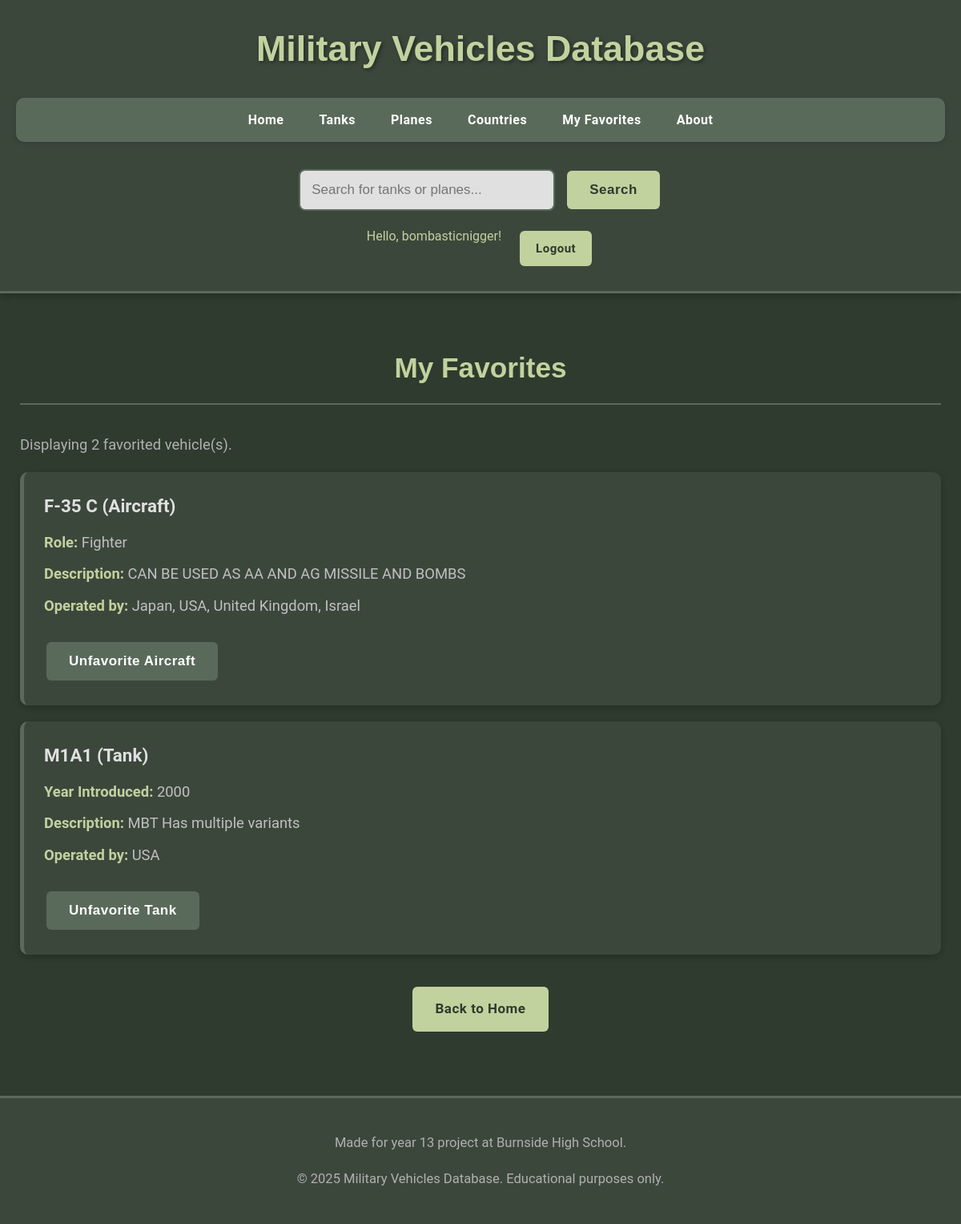
The app's page /favorites (signed in) with its own data.
### app/models.py (models this page shows, shortened)
class User(UserMixin, db.Model):
    __tablename__ = 'user'
    id = db.Column(db.Integer, primary_key=True)
    username = db.Column(db.String(64), unique=True, nullable=False)
    password_hash = db.Column(db.String(128), nullable=False)
    is_admin = db.Column(db.Boolean, default=False) # New field for admin status
    favorite_tanks = db.relationship('Tank', secondary=user_favorite_tanks, lazy=True,
                                     backref=db.backref('favorited_by_users', lazy=True))
    favorite_planes = db.relationship('Plane', secondary=user_favorite_planes, lazy=True,
                                      backref=db.backref('favorited_by_users', lazy=True))

class Plane(db.Model):
    __tablename__ = 'plane'
    id = db.Column(db.Integer, primary_key=True)
    name = db.Column(db.String(100), nullable=False, unique=True)
    role = db.Column(db.String(50))
    description = db.Column(db.Text)
    type = db.Column(db.String(50), default='Aircraft')
    countries = db.relationship('Country', secondary=plane_countries, lazy=True,
                                backref=db.backref('planes', lazy=True))

class Country(db.Model):
    __tablename__ = 'country'
    id = db.Column(db.Integer, primary_key=True)
    name = db.Column(db.String(100), nullable=False, unique=True)

class Tank(db.Model):
    __tablename__ = 'tank'
    id = db.Column(db.Integer, primary_key=True)
    name = db.Column(db.String(100), nullable=False, unique=True)
    description = db.Column(db.Text)
    year_introduced = db.Column(db.Integer)
    type = db.Column(db.String(50), default='Tank')
    countries = db.relationship('Country', secondary=tank_countries, lazy=True,
                                backref=db.backref('tanks', lazy=True))

### app/routes.py (the view)
@app.route('/favorites')
@login_required
def favorites():
    user_with_favorites = User.query.options(
        db.joinedload(User.favorite_tanks).joinedload(Tank.countries),
        db.joinedload(User.favorite_planes).joinedload(Plane.countries)
    ).get(current_user.id)
    favorited_tanks = user_with_favorites.favorite_tanks
    favorited_planes = user_with_favorites.favorite_planes
    all_favorited_vehicles = sorted(
        list(favorited_tanks) + list(favorited_planes),
        key=lambda v: v.name
    )
    return render_template('favorites.html', vehicles=all_favorited_vehicles, title="My Favorites")

### app/routes.py (called while the page is built)
@login_manager.user_loader
def load_user(user_id):
    return User.query.get(int(user_id))

### app/templates/favorites.html (shortened to what this page needs)
<!DOCTYPE html>
<html lang="en">
{% extends "layout.html" %}
{% block content %}
<h2>{{ title }}</h2>
{% if vehicles %}
    <p>Displaying {{ vehicles|length }} favorited vehicle(s).</p>
    <div class="vehicle-list">
        {% for vehicle in vehicles %}
            <div class="weapon-item">
                <h3>{{ vehicle.name }} ({{ vehicle.type }})</h3>
                {% if vehicle.role %}
                <p><strong>Role:</strong> {{ vehicle.role }}</p>
                {% endif %}
                {% if vehicle.year_introduced %}
                <p><strong>Year Introduced:</strong> {{ vehicle.year_introduced }}</p>
                {% endif %}
                <p><strong>Description:</strong> {{ vehicle.description }}</p>
                <p><strong>Operated by:</strong>
                    {% for country in vehicle.countries %}
                        {{ country.name }}{% if not loop.last %}, {% endif %}
                    {% else %}
                        No countries assigned.
                    {% endfor %}
                </p>
                <div class="vehicle-actions">
                    {% if vehicle.type == 'Tank' %}
                        <form action="{{ url_for('unfavorite_tank', tank_id=vehicle.id) }}" method="post">
                            <button type="submit" class="menu-button-secondary">Unfavorite Tank</button>
                        </form>
                    {% elif vehicle.type == 'Aircraft' %}
                        <form action="{{ url_for('unfavorite_plane', plane_id=vehicle.id) }}" method="post">
                            <button type="submit" class="menu-button-secondary">Unfavorite Aircraft</button>
                        </form>
                    {% endif %}
                </div>
            </div>
        {% endfor %}
    </div>
{% else %}
    <p>You have not favorited any vehicles yet.</p>
{% endif %}
<div class="navigation-buttons">
    <a href="{{ url_for('homepage') }}" class="menu-button">Back to Home</a>
</div>
{% endblock %}

### app/templates/layout.html (shortened to what this page needs)
<!DOCTYPE html>
<html lang="en">
<head>
    <link rel="stylesheet" href="{{ url_for('static', filename='style.css') }}">
</head>
<body>
    <header>
        <h1>Military Vehicles Database</h1>
        <nav>
            <ul>
                <li><a href="{{ url_for('homepage') }}">Home</a></li>
                <li><a href="{{ url_for('tanks_list') }}">Tanks</a></li>
                <li><a href="{{ url_for('planes_list') }}">Planes</a></li>
                <li><a href="{{ url_for('countries_list') }}">Countries</a></li>
                {% if current_user.is_authenticated %}
                    <li><a href="{{ url_for('favorites') }}">My Favorites</a></li>
                {% endif %}
                <li><a href="{{ url_for('about') }}">About</a></li>
            </ul>
        </nav>
        <div class="search-container">
            <form action="{{ url_for('search') }}" method="get">
                <input type="text" name="q" placeholder="Search for tanks or planes..." required>
                <button type="submit" class="menu-button">Search</button>
            </form>
        </div>
        <div class="auth-buttons">
            {% if current_user.is_authenticated %}
                <span style="color: #C1D29E; margin-right: 10px;">Hello, {{ current_user.username }}! {% if current_user.is_admin %}(Admin){% endif %}</span>
                <a href="{{ url_for('logout') }}" class="menu-button">Logout</a>
            {% else %}
                <a href="{{ url_for('login') }}" class="menu-button">Login</a>
                <a href="{{ url_for('register') }}" class="menu-button-secondary">Register</a>
            {% endif %}
        </div>
    </header>
    <main>
        {% block content %}{% endblock %}
    </main>
    <footer>
        <p> Made for year 13 project at Burnside High School.</p>
        <p>&copy; 2025 Military Vehicles Database. Educational purposes only.</p>
    </footer>
</body>
</html>

### app/static/style.css (style rules this page uses)
* { margin: 0; padding: 0; box-sizing: border-box; }
body, html { height: 100%; font-family: 'Roboto', sans-serif; background-color: #2E3B2E; color: #E0E0E0; line-height: 1.6; }
body { display: flex; flex-direction: column; min-height: 100vh; }
header { background-color: #3C473C; color: white; padding: 25px 20px; text-align: center; border-bottom: 3px solid #5A6A5A; box-shadow: 0 4px 8px rgba(0, 0, 0, 0.2); }
header h1 { margin: 0 0 25px 0; color: #C1D29E; font-size: 2.8em; text-shadow: 2px 2px 5px rgba(0,0,0,0.4); font-family: 'Montserrat', sans-serif; }
nav ul { list-style-type: none; margin: 0; padding: 0; background-color: #5A6A5A; overflow: hidden; display: flex; justify-content: center; flex-wrap: wrap; border-radius: 10px; box-shadow: 0 2px 6px rgba(0, 0, 0, 0.15); }
nav li a { display: block; color: white; text-align: center; padding: 15px 22px; text-decoration: none; transition: background-color 0.3s ease, color 0.3s ease; font-weight: bold; letter-spacing: 0.5px; }
.search-container { margin: 30px 0 0 0; text-align: center; }
.search-container form { display: inline-flex; gap: 12px; align-items: center; flex-wrap: wrap; justify-content: center; }
.search-container input { padding: 14px; font-size: 17px; border: 2px solid #5A6A5A; border-radius: 8px; min-width: 320px; background-color: #E0E0E0; color: #2E3B2E; }
main { flex: 1; padding: 40px 25px; max-width: 1300px; margin: 0 auto; width: 100%; }
h1, h2, h3, h4, h5 { color: #C1D29E; margin: 25px 0 15px 0; font-family: 'Montserrat', sans-serif; }
h2 { font-size: 2.2em; margin-bottom: 35px; text-align: center; border-bottom: 2px solid #5A6A5A; padding-bottom: 15px; }
p { color: #B0B0B0; margin: 18px 0; font-size: 1.15em; }
a { color: #8C9F7E; text-decoration: none; font-weight: bold; }
.menu-button { background-color: #C1D29E; border: none; color: #2E3B2E; padding: 14px 28px; text-align: center; text-decoration: none; display: inline-block; font-size: 17px; margin: 6px 3px; cursor: pointer; border-radius: 6px; transition: all 0.3s ease; font-weight: bold; letter-spacing: 0.5px; }
.weapon-item { background-color: #3C473C; padding: 25px; margin: 20px 0; border-radius: 10px; border-left: 5px solid #5A6A5A; box-shadow: 0 3px 8px rgba(0,0,0,0.2); transition: transform 0.2s ease, box-shadow 0.2s ease; }
.weapon-item h3 { color: #E0E0E0; margin-top: 0; margin-bottom: 12px; font-size: 1.4em; font-family: 'Roboto', sans-serif; }
.weapon-item p { margin: 10px 0; color: #C0C0C0; }
.weapon-item strong { color: #C1D29E; }
.navigation-buttons { text-align: center; margin: 40px 0; }
.navigation-buttons .menu-button { margin: 0 12px; }
footer { background-color: #3C473C; color: #808080; text-align: center; padding: 25px; border-top: 3px solid #5A6A5A; margin-top: auto; font-size: 0.9em; }
.vehicle-actions { margin-top: 25px; display: flex; gap: 12px; align-items: center; flex-wrap: wrap; }
.vehicle-actions form { display: inline-block; margin: 0; }
.menu-button-secondary { background-color: #5A6A5A; border: none; color: white; padding: 14px 28px; text-align: center; text-decoration: none; display: inline-block; font-size: 17px; margin: 6px 3px; cursor: pointer; border-radius: 6px; transition: all 0.3s ease; font-weight: bold; letter-spacing: 0.5px; }
.auth-buttons { margin-top: 15px; display: flex; justify-content: center; gap: 10px; }
.auth-buttons .menu-button { font-size: 15px; padding: 10px 20px; }
nav li a { display: block; color: white; text-align: center; padding: 15px 22px; }

### records on screen
User: username "bombasticnigger"
Plane: name "F-35 C", type "Aircraft", role "Fighter", description "CAN BE USED AS AA AND AG MISSILE AND BOMBS"
Country: name "Japan"
Country: name "USA"
Country: name "United Kingdom"
Country: name "Israel"
Tank: name "M1A1", type "Tank", year_introduced "2000", description "MBT Has multiple variants"

### other values on screen
{{ title }} "My Favorites"
{{ vehicles|length }} "2"
